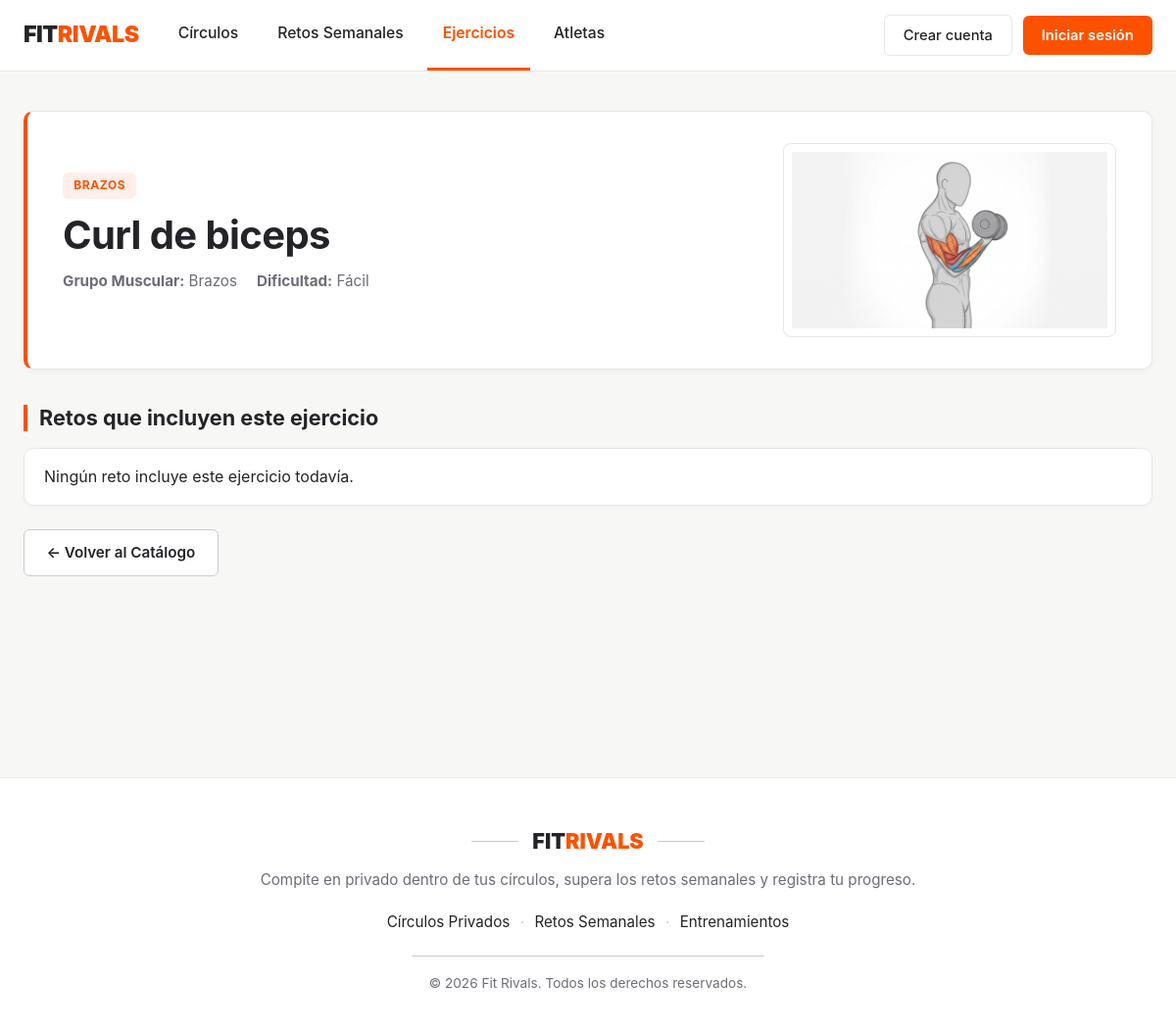
The app's page /ejercicios/8/, older data.
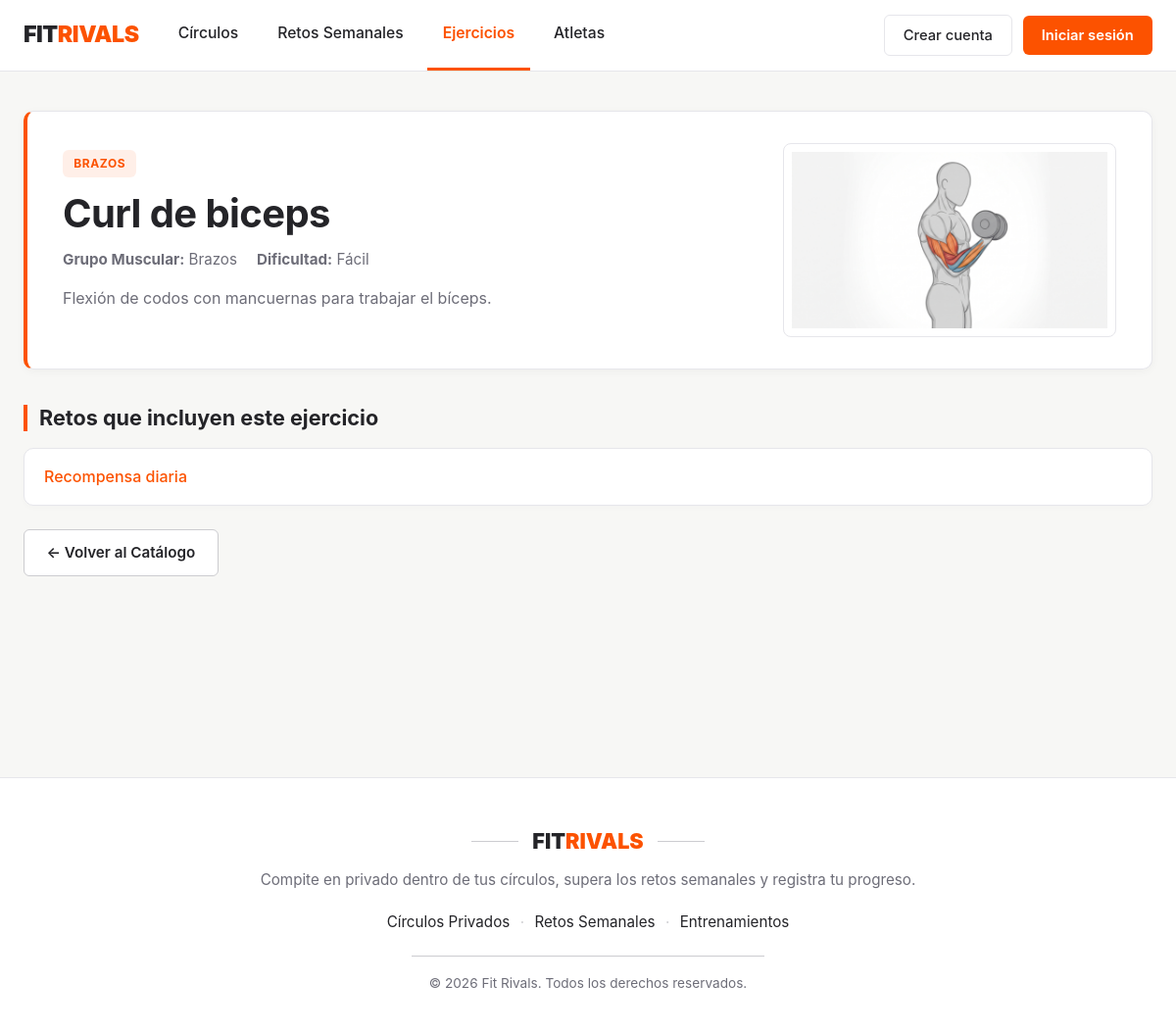
The same page, newer data.
### FitrivalsApp/models.py (models this page shows, shortened)
class Ejercicio(models.Model):
    GRUPOS_MUSCULARES = [
        ('PECHO', 'Pecho'),
        ('ESPALDA', 'Espalda'),
        ('PIERNA', 'Pierna'),
        ('BRAZOS', 'Brazos'),
        ('HOMBROS', 'Hombros'),
        ('CORE', 'Core'),
    ]
    DIFICULTAD_CHOICES = [
        ('FACIL', 'Fácil'),
        ('INTERMEDIO', 'Intermedio'),
        ('AVANZADO', 'Avanzado'),
    ]
    descripcion = models.TextField(blank=True, default='')
    nombre = models.CharField(max_length=100)
    grupo_muscular = models.CharField(max_length=20, choices=GRUPOS_MUSCULARES)
    dificultad = models.CharField(max_length=20, choices=DIFICULTAD_CHOICES)

class Reto(models.Model):
    nombre = models.CharField(max_length=100)
    descripcion = models.TextField(blank=True, null=True)
    puntos_recompensa = models.IntegerField(default=100)
    fecha_inicio = models.DateField(default=inicio_semana)
    fecha_fin = models.DateField(default=fin_semana)
    ejercicios = models.ManyToManyField(Ejercicio, related_name='retos', blank=True)
    completado_por = models.ManyToManyField(Usuario, related_name='retos_completados', blank=True)

### FitrivalsApp/views.py (the view)
# urls.py: path('ejercicios/<int:pk>/', views.detalle_ejercicio, name='detalle_ejercicio'),
def detalle_ejercicio(request, pk):
    ejercicio = get_object_or_404(Ejercicio, pk=pk)
    return render(request, 'ejercicios/detalle.html', {
        'ejercicio': ejercicio,
        'imagen_ejercicio': _obtener_imagen_ejercicio(ejercicio),
    })

### FitrivalsApp/templates/ejercicios/detalle.html (shortened to what this page needs)
{% extends 'base.html' %}
{% load static %}
{% block content %}
    <div class="hero-card" style="display: flex; flex-wrap: wrap; align-items: center; justify-content: space-between; gap: 1.5rem;">
        <div style="flex: 1; min-width: 260px;">
            <span class="badge-orange">{{ ejercicio.get_grupo_muscular_display }}</span>
            <h1>{{ ejercicio.nombre }}</h1>
            <div class="meta-datos">
                <span><strong>Grupo Muscular:</strong> {{ ejercicio.get_grupo_muscular_display }}</span>
                <span><strong>Dificultad:</strong> {{ ejercicio.get_dificultad_display }}</span>
            </div>
            {% if ejercicio.descripcion %}<p>{{ ejercicio.descripcion }}</p>{% endif %}
        </div>
        {% if imagen_ejercicio %}
            <div style="flex: 1; min-width: 240px; max-width: 340px;">
                <img src="{% static imagen_ejercicio %}"
                     alt="Ilustración de {{ ejercicio.nombre }}"
                     onerror="this.parentElement.style.display='none'"
                     style="width: 100%; max-height: 260px; object-fit: contain; background: #fff; border: 1px solid var(--border-light); border-radius: 8px; padding: 0.5rem; display: block;">
            </div>
        {% endif %}
    </div>
    <h2>Retos que incluyen este ejercicio</h2>
    <ul>
        {% for reto in ejercicio.retos.all %}
            <li><a href="{% url 'detalle_reto' reto.pk %}">{{ reto.nombre }}</a></li>
        {% empty %}
            <li>Ningún reto incluye este ejercicio todavía.</li>
        {% endfor %}
    </ul>
    <div class="detalle-acciones">
        <a href="{% url 'lista_ejercicios' %}" class="btn-secondary-strava">← Volver al Catálogo</a>
    </div>
{% endblock %}

Row changes from the older to the newer data that the page shows:
changed Ejercicio "Curl de biceps": descripcion (not shown) → "Flexión de codos con mancuernas para trabajar el bíceps."
now on this page (row edited): Reto: nombre "Recompensa diaria"
Text that changed along with them:
text no longer shown: "Ningún reto incluye este ejercicio todavía."
